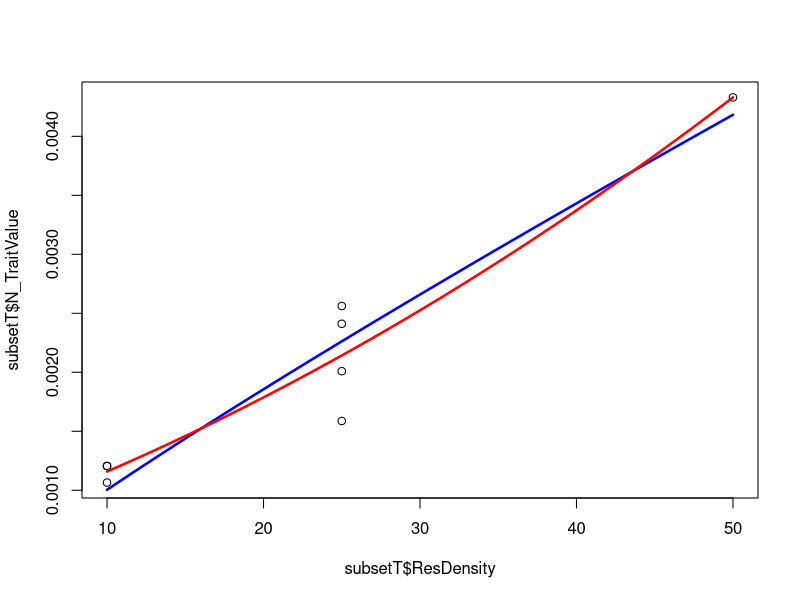
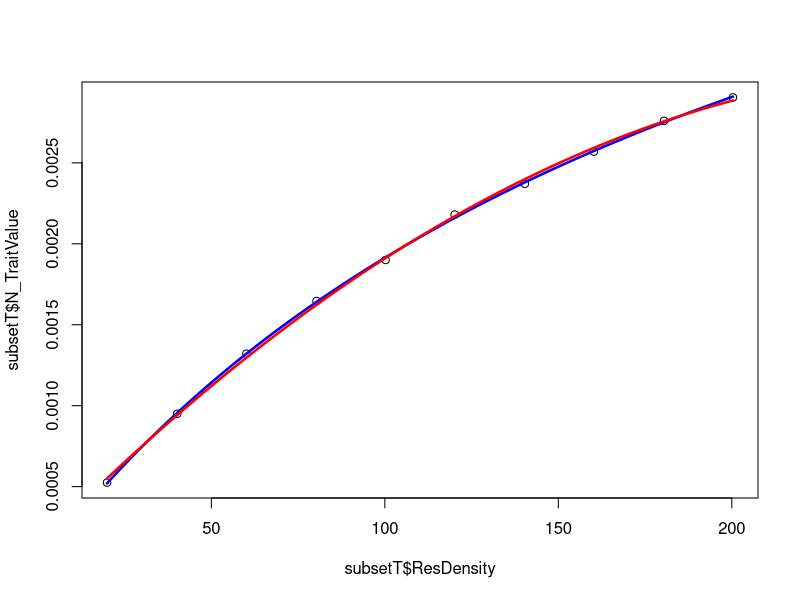
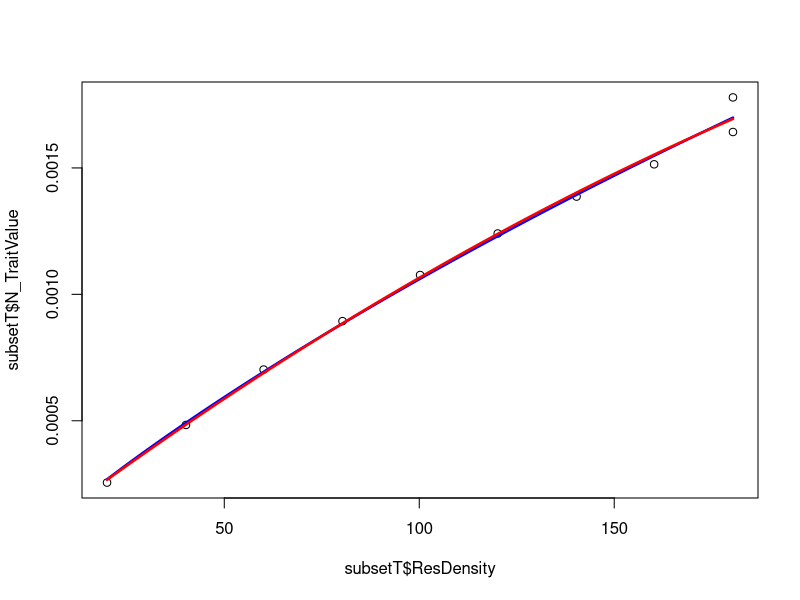
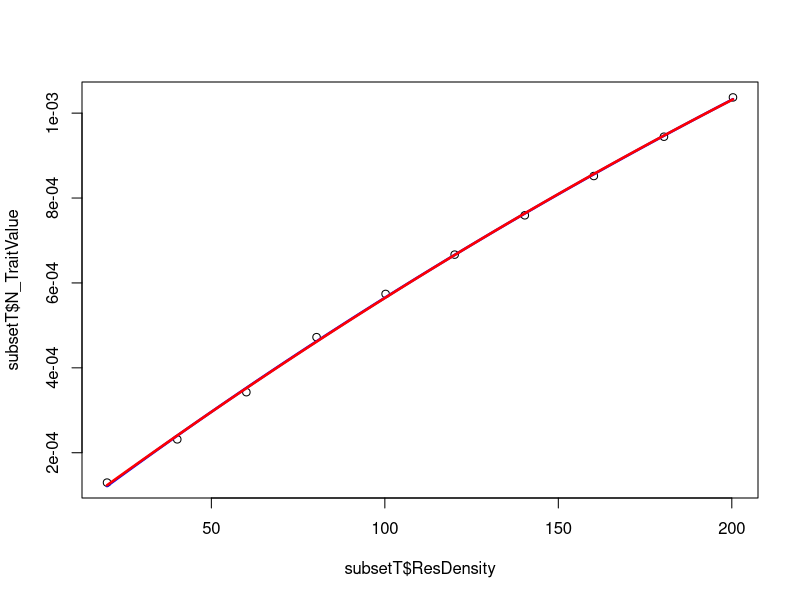
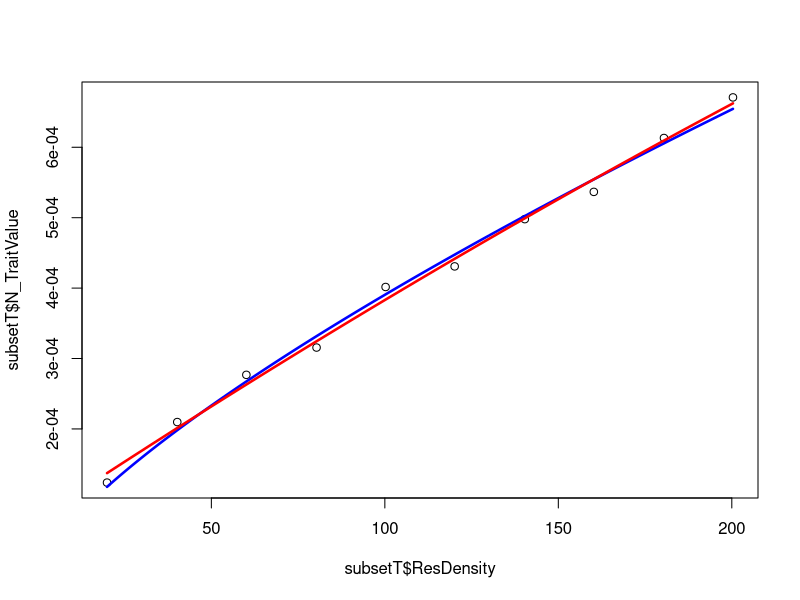
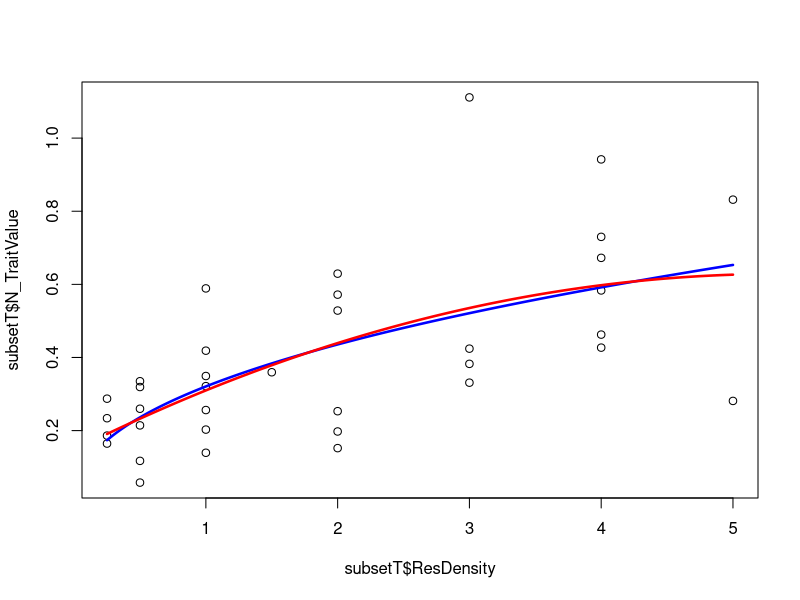
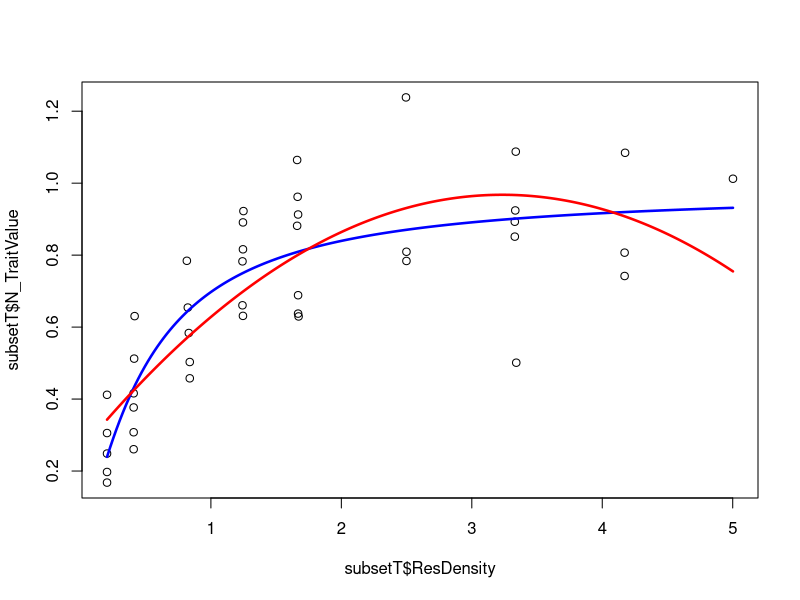
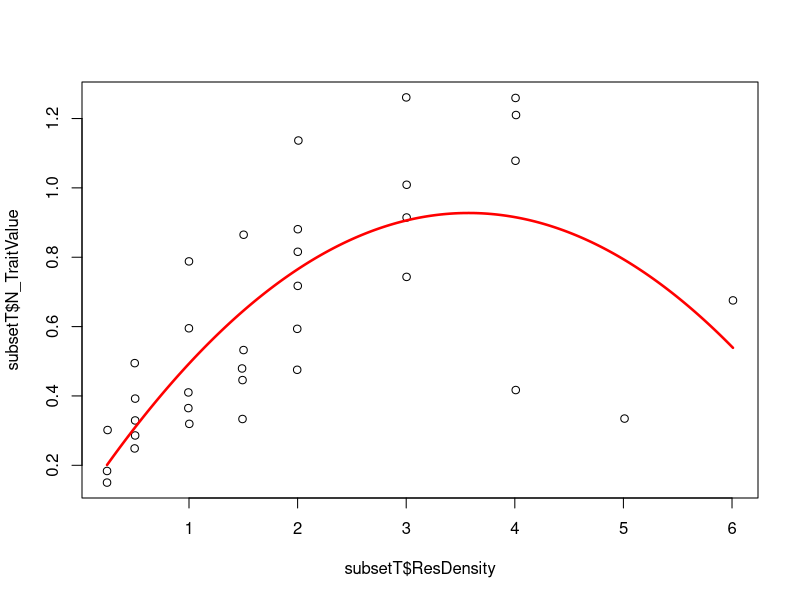

The R script that drew these images, in order: (Note: this script raises an error after producing the figures.)
require("minpack.lm")
#require("browser")
data<-read.csv("../Data/CRatsort.csv")

Start<- function(subsetT) {
      h0=max(subsetT$N_TraitValue)
      ht=0.95*h0
      subseth<-subset(subsetT,subsetT$N_TraitValue < ht)
      if (nrow(subseth)>3) {
          modht=lm(N_TraitValue~ResDensity,data=subseth)
          } else {
          modht=lm(N_TraitValue~ResDensity,data=subsetT)
          }
      a0<-as.numeric(modht$coefficients[2])
      mat<-matrix(nrow=1000,ncol=4)
      #mat<-matrix(nrow=100,ncol=3)
      
      for (j in 1:(nrow(mat))){
          #print(j)
          vala<-rnorm(1,mean=a0, 1)
          valh<-rnorm(1,mean=h0, 1)
          valq<-runif(1,min=-2,max=2)
          #valq<-0
          mat[j,1]<-vala
          mat[j,2]<-valh
          mat[j,3]<-valq
          HolFit<-try(nlsLM(N_TraitValue ~ Holling(ResDensity,a,h,q), data=subsetT, start=list(a=vala, h=valh, q=valq)),silent=TRUE)
#          HolFit<-try(nlsLM(N_TraitValue ~ Holling(ResDensity,a,h), data=subsetT, start=list(a=vala, h=valh)),silent=TRUE)
          if("try-error" %in% class(HolFit)){        
           #print("problem")  
          } else {
            mat[j,4]<-AIC(HolFit)
            #mat[j,3]<-AIC(HolFit)
            
          }
      }
          #min(mat[,3])
          #minAIC<-which.min(mat[,3])
      #minAIC<-which(mat[,3] == min(mat[,3],na.rm=TRUE,arr.ind=TRUE))
      minAIC<-which(mat[,4] == min(mat[,4],na.rm=TRUE,arr.ind=TRUE))
      
                #min(mat[,3])
      #mat<-as.data.frame(mat)
      #suub<-subset(mat,mat[,3]==min(mat[,3]))
      initA<-mat[minAIC,1]
      initH<-mat[minAIC,2]
      initQ<-mat[minAIC,3]
      #initA<-suub[1]
      #initH<-suub[2]
      #return(c(initA,initH)) }
      return(c(initA,initH,initQ)) }

#Holling<- function(xR,a,h,q){
#  return((a*xR)^(q+1))/(1+(h*a*xR)^(q+1))
#}
#}
Holling<- function(xR,a,h,q){
  return(((a*xR))^(q+1)/(1+((h*a*xR))^(q+1)))
}



#listID<-39871
listID<-as.numeric(unique(data$ID))
#listID<-c(39841,39839,39842)
issues<-vector()
for (i in listID){
  subsetT<-subset(data, ID==i)
  out<-Start(subsetT)
  #print(out)
  #HolFit<-try(nlsLM(N_TraitValue ~ Holling(ResDensity,a,h), data=subsetT, start=list(a=out[1],h=out[2])),silent=TRUE)
    HolFit<-try(nlsLM(N_TraitValue ~ Holling(ResDensity,a,h,q), data=subsetT, start=list(a=out[1],h=out[2],q=out[3])),silent=TRUE)
  if("try-error" %in% class(HolFit)){        
    issues<-append(issues,i)
    pol<-lm(N_TraitValue ~ poly(ResDensity, degree=2), data=subsetT)
    Lengths<- seq(min(subsetT$ResDensity), max(subsetT$ResDensity),len=200)  
    Predic2Plotpol<- predict.lm(pol, data.frame(ResDensity=Lengths) )
    pdf(paste0("../Results/Holgraphs/",i,".pdf") )
    plot(subsetT$ResDensity,subsetT$N_TraitValue) 
    lines(Lengths,Predic2Plotpol,col="red",lwd=2.5) 
  } else {
    pol<-lm(N_TraitValue ~ poly(ResDensity, degree=2), data=subsetT)
    #HolFit<-nlsLM(N_TraitValue ~ Holling(ResDensity, a, h), data=subsetT, start=list(a=both[1], h=both[2]), )
    #   #first need to generate x so can calc predicted ys
    Lengths<- seq(min(subsetT$ResDensity), max(subsetT$ResDensity),len=200)  
    #intervals min to max ###should these varyu????
    #   #print(paste("The ID is", i))
    #   #print(paste("a is",coef(HolFit)["a"]))
    #   #print(paste("h is",coef(HolFit)["h"]))
    Predic2PlotHol<- Holling(Lengths, coef(HolFit)["a"], coef(HolFit)["h"] , coef(HolFit)["q"])
    #Predic2PlotHol<- Holling(Lengths, coef(HolFit)["a"], coef(HolFit)["h"])
    
    Predic2Plotpol<- predict.lm(pol, data.frame(ResDensity=Lengths) )
    #Predic2PlotQua<-predict.lm(QuaFit, data.frame(TotalLength=Lengths))
    pdf(paste0("../Results/Holgraphs/",i,".pdf") )
    plot(subsetT$ResDensity,subsetT$N_TraitValue) 
    lines(Lengths,Predic2PlotHol,col="blue",lwd=2.5) 
    lines(Lengths,Predic2Plotpol,col="red",lwd=2.5) 
    
  }
  graphics.off()
 }

#     #AICdiff<-AIC(PowFit)-AIC(QuaFit)
#     #print(paste("AIC difference for", i, "is", AICdiff))
#     #BICdiff<-BIC(PowFit)-BIC(QuaFit)
#     #print(paste("BIC difference for", i, "is", BICdiff))
#
# ####this code is v bad, fix!'
# # size<-nrow(subset)
# #sizes<-c(sizes,size)
# #}
# #sort(sizes)
#
# ##SHOOULD I GRAB MEAN?
# #model<-function(a,xR,h){
# #  return((a*xR)/(1+(h*a*xR)))
# #}
# for (j in 1:(nrow(mat))){
#   vala<-rnorm(1,out[1], 1)
#   valh<-rnorm(1,out[2], 1)
#   mat[j,1]<-vala

#   mat[j,2]<-valh
#   HolFit<-nlsLM(N_TraitValue ~ Holling(ResDensity, a, h), data=subsetT, start=list(a=vala, h=valh))
#   mat[j,3]<-AIC(HolFit)
#   return(mat)
#This works! 20 where doesn't.' remove? then compare with polyomial for eACH ? AIC
